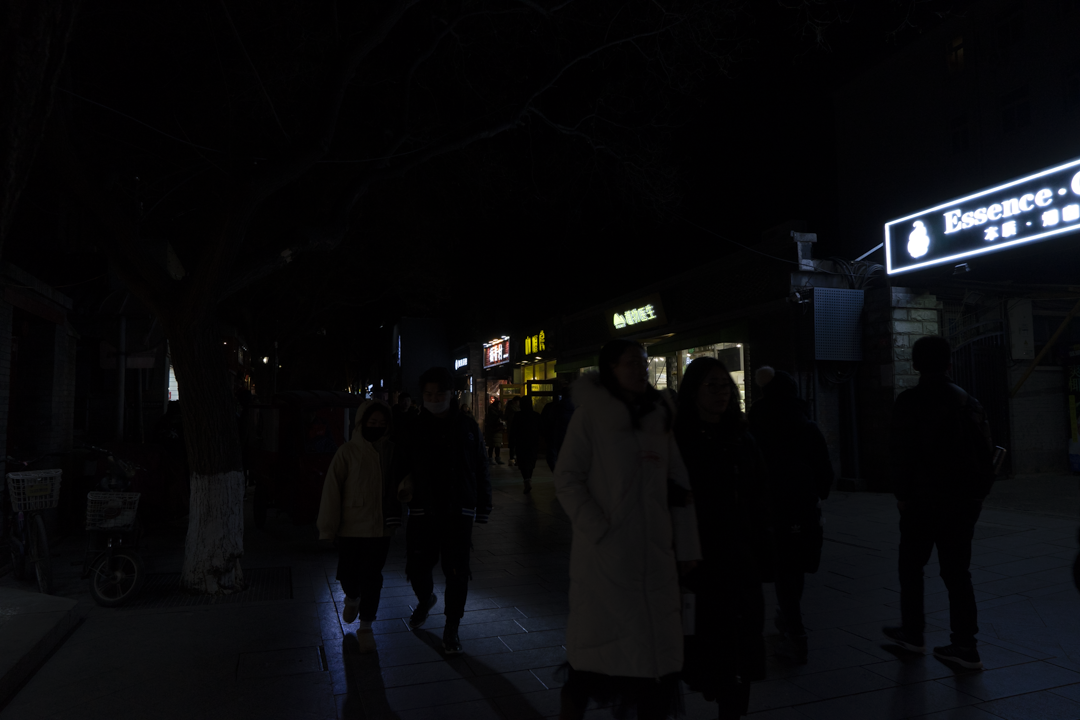
#> input picture img/1008.png, 1080 x 720 px, found by its file name
$ python projectPCD1.py
#> lines starting #> are read from the running program, lines starting #| are printed output that depends on the picture
# -*- coding: utf-8 -*-
"""Untitled1.ipynb

Automatically generated by Colab.

Original file is located at
    https://colab.research.google.com/drive/1vk_QUEUKseOuMkcCWmRszV8wNdwQG65Z
"""

from google.colab import drive
drive.mount('/content/drive')

import cv2
import numpy as np
import matplotlib.pyplot as plt
import os

# Ganti path dengan direktori citra kamu
image_path = '/content/drive/MyDrive/pcd/1008.png'

# Baca citra berwarna dan konversi ke grayscale
img = cv2.imread(image_path)
#> img is the input picture: shape (720, 1080, 3); mean B, G, R 11.6, 9.6, 9.4
gray = cv2.cvtColor(img, cv2.COLOR_BGR2GRAY)

# Resize menjadi 256x256
gray_resized = cv2.resize(gray, (256, 256))
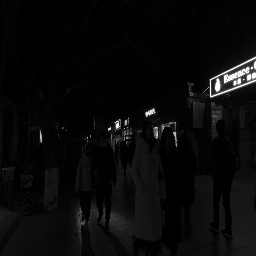
#> gray_resized: shape (256, 256); min 0, max 255, mean 9.6

# Histogram Equalization
equalized = cv2.equalizeHist(gray_resized)
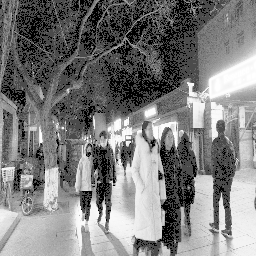
#> equalized: shape (256, 256); min 0, max 255, mean 124.9

# Tampilkan hasil dan histogram
#> (the run stopped early here; a loop or call above may not have finished)

$ run again, with img/1022.png copied over img/1008.png
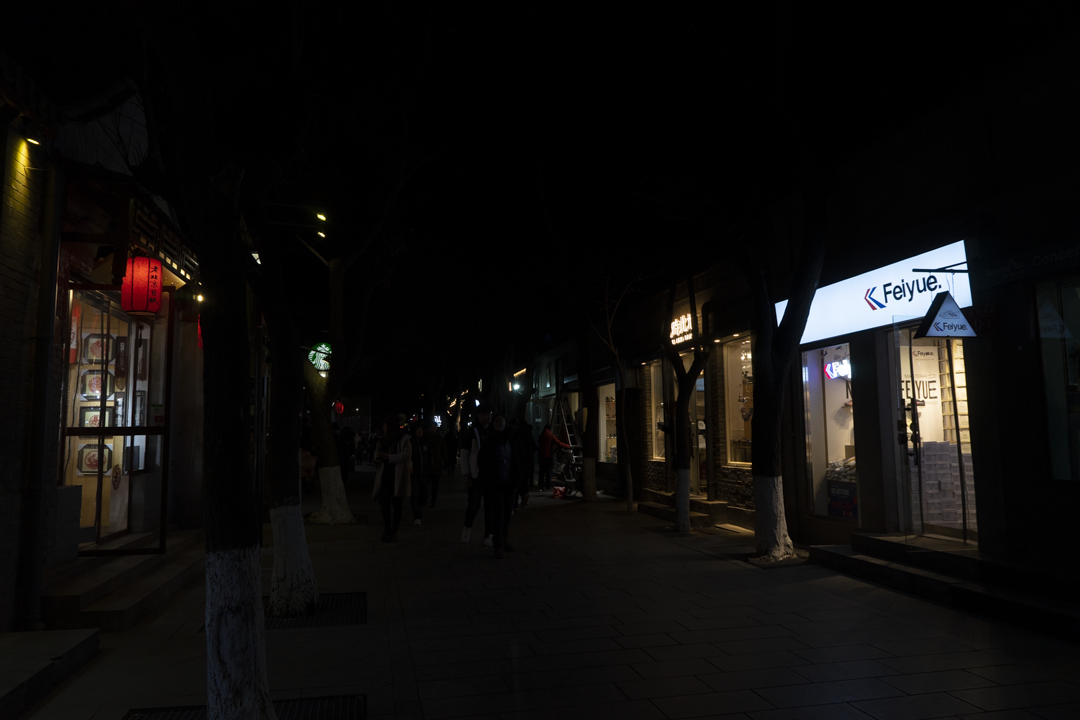
#> input picture img/1022.png, 1080 x 720 px, found by its file name
#> img is the input picture: shape (720, 1080, 3); mean B, G, R 13.4, 14.3, 16.1
#> `gray_resized = cv2.resize(gray, (256, 256))`:
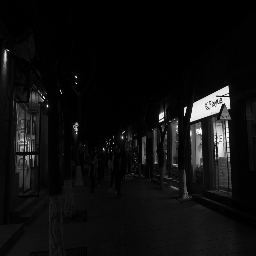
#> gray_resized: shape (256, 256); min 0, max 255, mean 14.5
#> `equalized = cv2.equalizeHist(gray_resized)`:
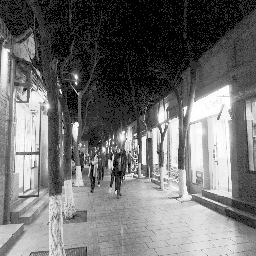
#> equalized: shape (256, 256); min 0, max 255, mean 110.9
